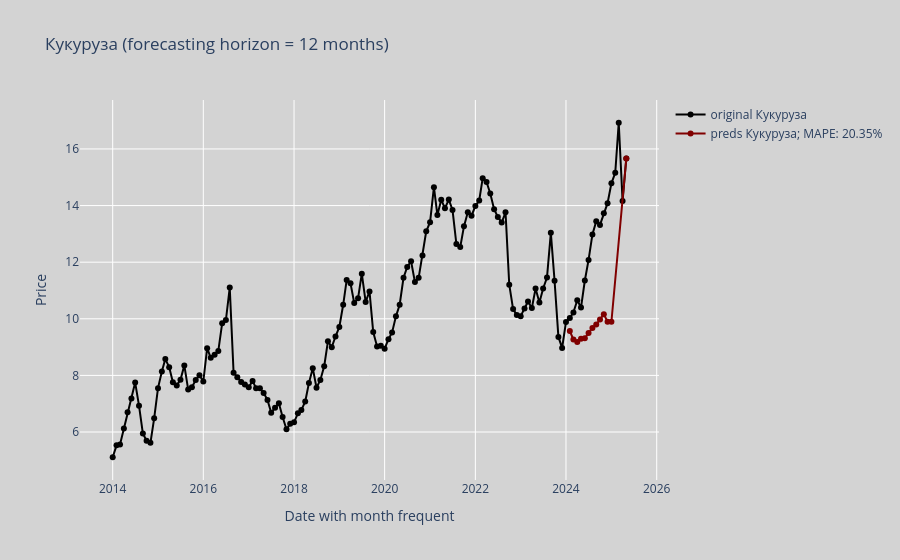
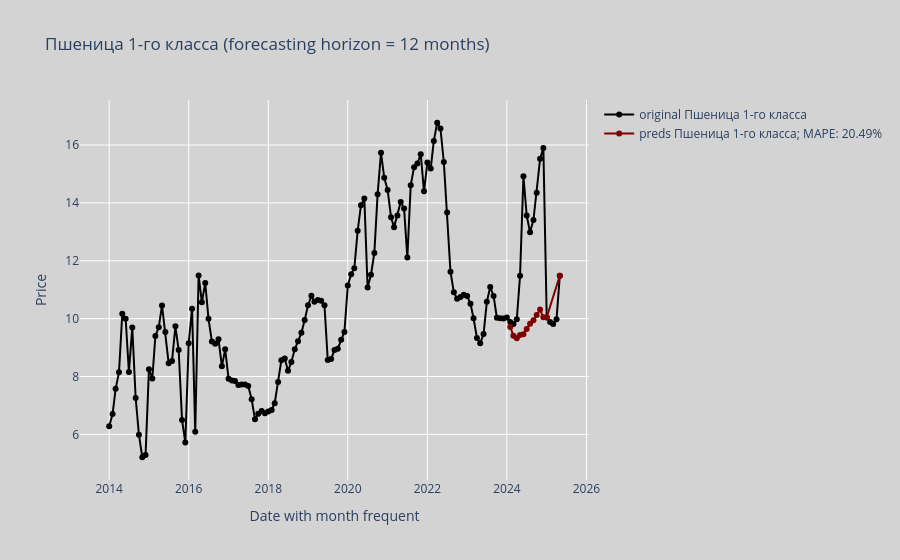
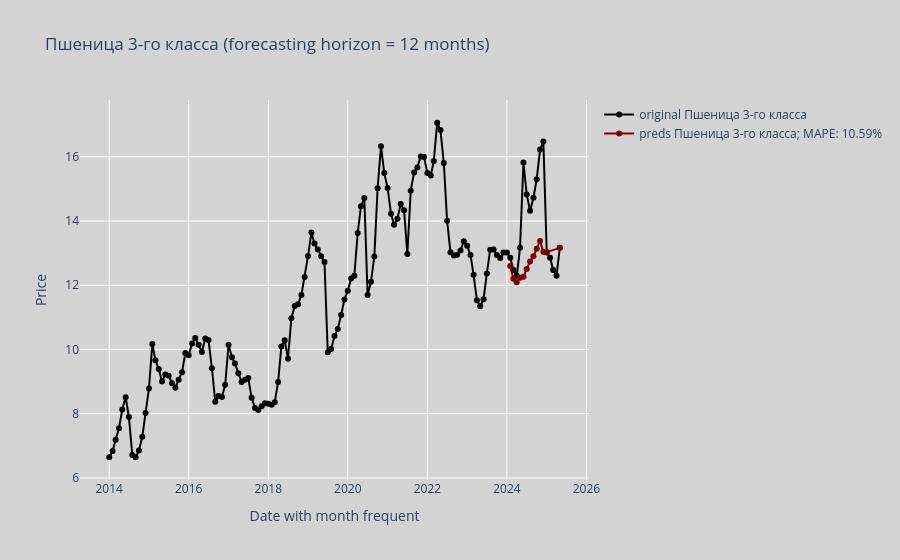
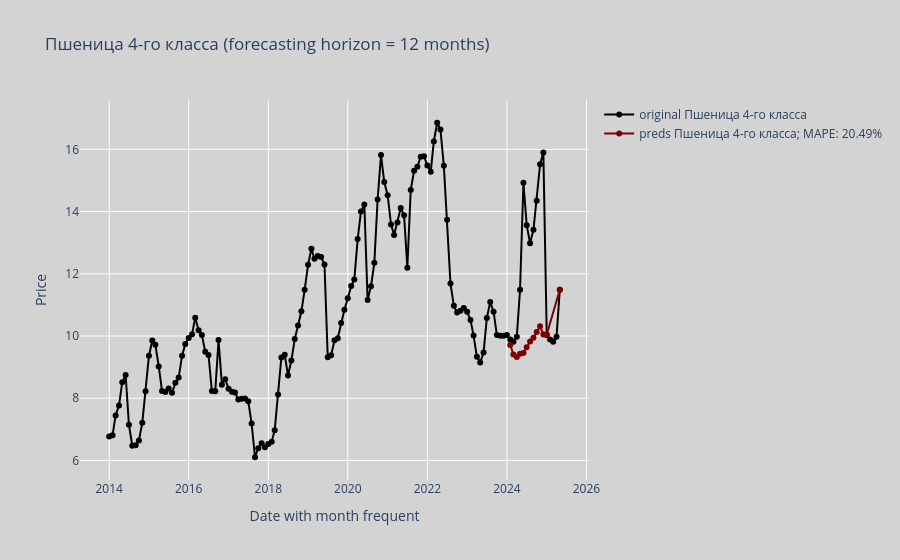

The notebook cell these images were saved under, in order:
### Code cell
from sklearn.metrics import mean_absolute_percentage_error as mape


answer_last = pd.DataFrame([])
df_updated.columns = [col_name.replace("/", " ") for col_name in df_updated.columns]
mape_values = {}
processed_columns = []
for col in list(CATEGORY_MAP.keys()):
    is_predicting_macro = col in macro_updated.columns
    df_for_col = macro_updated if is_predicting_macro else df_updated
    if col in ('Подсолнечное масло (наливом) не бутилированное, не'):
        continue
    category_to_pred = CATEGORY_MAP.get(col, "")
    if category_to_pred == "":
        continue

    cluster_preds, ts_prediction = get_prediction_for_ts(df_updated,
                                                          models[category_to_pred],
                                                          col,
                                                          MODEL_NAME_FOR_FORECASTER,
                                                          macro_updated,
                                                          past_idx,
                                                          future_idx,
                                                          CATEGORY_MAP,
                                                          BEST_PREDICTORS_FOR_INDEX,
                                                          TARGET_COL_SUFFIX,
                                                          FUTURE_FORECASTER_TS_NAME,
                                                          FUTURE_FORECASTER_TS_VALUES,
                                                          USE_FUTURE_COV,
                                                          PREDICTION_HORIZON,
                                                          IS_BACKTEST,
                                                          PREDICTOR_LAG,
                                                          new_dates
                                                        )
    processed_columns.append(col)
    answer_last = pd.concat([answer_last, ts_prediction], axis=1)
    if not is_predicting_macro:
        mape_val = mape(df_for_col.loc[ts_prediction.index][col], ts_prediction[f"{col}_preds"]) if IS_BACKTEST else 0
    else:
        mape_val = None
    mape_values[col] = mape_val
    plot_graphics_for_each_ts(df_for_col[f"{col}"],
                          ts_prediction[f"{col}_preds"],
                          None,
                          col,
                          mape_val,
                          -1,
                          BEST_PREDICTORS_FOR_INDEX[CATEGORY_MAP[col]],
                          "",
                          forecasting_horizon=PREDICTION_HORIZON)

### Figure 1 — Plotly figure (JSON) as saved in the notebook; plotly's stock layout.template omitted (floating-point values rounded to 4 significant figures; data arrays with more than 128 entries replaced by an {"elided": "..."} marker saying what was removed)
{"data": [{"hovertemplate": "<b>Original</b><br>Date: %{x}<br>Price: %{y:.2f}<br><extra></extra>", "line": {"color": "black", "width": 2}, "marker": {"size": 6}, "mode": "lines+markers", "name": "original Кукуруза", "type": "scatter", "x": {"elided": "137 str values"}, "y": {"elided": "137 float values"}}, {"hovertemplate": "<b>Prediction</b><br>Date: %{x}<br>Price: %{y:.2f}<br><extra></extra>", "line": {"color": "maroon", "width": 2}, "marker": {"size": 6}, "mode": "lines+markers", "name": "preds Кукуруза; MAPE: 20.35%", "type": "scatter", "x": ["2024-02-01T00:00:00", "2024-03-01T00:00:00", "2024-04-01T00:00:00", "2024-05-01T00:00:00", "2024-06-01T00:00:00", "2024-07-01T00:00:00", "2024-08-01T00:00:00", "2024-09-01T00:00:00", "2024-10-01T00:00:00", "2024-11-01T00:00:00", "2024-12-01T00:00:00", "2025-01-01T00:00:00", "2025-05-01T00:00:00"], "y": [9.569, 9.267, 9.183, 9.291, 9.315, 9.497, 9.675, 9.799, 9.976, 10.16, 9.896, 9.896, 15.66]}], "layout": {"hovermode": "x unified", "paper_bgcolor": "lightgray", "plot_bgcolor": "lightgray", "showlegend": true, "title": {"text": "Кукуруза (forecasting horizon = 12 months)"}, "xaxis": {"title": {"text": "Date with month frequent"}}, "yaxis": {"title": {"text": "Price"}}}}

### Figure 2 — Plotly figure (JSON) as saved in the notebook; plotly's stock layout.template omitted (floating-point values rounded to 4 significant figures; data arrays with more than 128 entries replaced by an {"elided": "..."} marker saying what was removed)
{"data": [{"hovertemplate": "<b>Original</b><br>Date: %{x}<br>Price: %{y:.2f}<br><extra></extra>", "line": {"color": "black", "width": 2}, "marker": {"size": 6}, "mode": "lines+markers", "name": "original Пшеница 1-го класса", "type": "scatter", "x": {"elided": "137 str values"}, "y": {"elided": "137 float values"}}, {"hovertemplate": "<b>Prediction</b><br>Date: %{x}<br>Price: %{y:.2f}<br><extra></extra>", "line": {"color": "maroon", "width": 2}, "marker": {"size": 6}, "mode": "lines+markers", "name": "preds Пшеница 1-го класса; MAPE: 20.49%", "type": "scatter", "x": ["2024-02-01T00:00:00", "2024-03-01T00:00:00", "2024-04-01T00:00:00", "2024-05-01T00:00:00", "2024-06-01T00:00:00", "2024-07-01T00:00:00", "2024-08-01T00:00:00", "2024-09-01T00:00:00", "2024-10-01T00:00:00", "2024-11-01T00:00:00", "2024-12-01T00:00:00", "2025-01-01T00:00:00", "2025-05-01T00:00:00"], "y": [9.714, 9.408, 9.323, 9.432, 9.456, 9.641, 9.822, 9.948, 10.13, 10.31, 10.05, 10.05, 11.49]}], "layout": {"hovermode": "x unified", "paper_bgcolor": "lightgray", "plot_bgcolor": "lightgray", "showlegend": true, "title": {"text": "Пшеница 1-го класса (forecasting horizon = 12 months)"}, "xaxis": {"title": {"text": "Date with month frequent"}}, "yaxis": {"title": {"text": "Price"}}}}

### Figure 3 — Plotly figure (JSON) as saved in the notebook; plotly's stock layout.template omitted (floating-point values rounded to 4 significant figures; data arrays with more than 128 entries replaced by an {"elided": "..."} marker saying what was removed)
{"data": [{"hovertemplate": "<b>Original</b><br>Date: %{x}<br>Price: %{y:.2f}<br><extra></extra>", "line": {"color": "black", "width": 2}, "marker": {"size": 6}, "mode": "lines+markers", "name": "original Пшеница 3-го класса", "type": "scatter", "x": {"elided": "137 str values"}, "y": {"elided": "137 float values"}}, {"hovertemplate": "<b>Prediction</b><br>Date: %{x}<br>Price: %{y:.2f}<br><extra></extra>", "line": {"color": "maroon", "width": 2}, "marker": {"size": 6}, "mode": "lines+markers", "name": "preds Пшеница 3-го класса; MAPE: 10.59%", "type": "scatter", "x": ["2024-02-01T00:00:00", "2024-03-01T00:00:00", "2024-04-01T00:00:00", "2024-05-01T00:00:00", "2024-06-01T00:00:00", "2024-07-01T00:00:00", "2024-08-01T00:00:00", "2024-09-01T00:00:00", "2024-10-01T00:00:00", "2024-11-01T00:00:00", "2024-12-01T00:00:00", "2025-01-01T00:00:00", "2025-05-01T00:00:00"], "y": [12.6, 12.2, 12.09, 12.23, 12.27, 12.51, 12.74, 12.9, 13.14, 13.38, 13.03, 13.03, 13.17]}], "layout": {"hovermode": "x unified", "paper_bgcolor": "lightgray", "plot_bgcolor": "lightgray", "showlegend": true, "title": {"text": "Пшеница 3-го класса (forecasting horizon = 12 months)"}, "xaxis": {"title": {"text": "Date with month frequent"}}, "yaxis": {"title": {"text": "Price"}}}}

### Figure 4 — Plotly figure (JSON) as saved in the notebook; plotly's stock layout.template omitted (floating-point values rounded to 4 significant figures; data arrays with more than 128 entries replaced by an {"elided": "..."} marker saying what was removed)
{"data": [{"hovertemplate": "<b>Original</b><br>Date: %{x}<br>Price: %{y:.2f}<br><extra></extra>", "line": {"color": "black", "width": 2}, "marker": {"size": 6}, "mode": "lines+markers", "name": "original Пшеница 4-го класса", "type": "scatter", "x": {"elided": "137 str values"}, "y": {"elided": "137 float values"}}, {"hovertemplate": "<b>Prediction</b><br>Date: %{x}<br>Price: %{y:.2f}<br><extra></extra>", "line": {"color": "maroon", "width": 2}, "marker": {"size": 6}, "mode": "lines+markers", "name": "preds Пшеница 4-го класса; MAPE: 20.49%", "type": "scatter", "x": ["2024-02-01T00:00:00", "2024-03-01T00:00:00", "2024-04-01T00:00:00", "2024-05-01T00:00:00", "2024-06-01T00:00:00", "2024-07-01T00:00:00", "2024-08-01T00:00:00", "2024-09-01T00:00:00", "2024-10-01T00:00:00", "2024-11-01T00:00:00", "2024-12-01T00:00:00", "2025-01-01T00:00:00", "2025-05-01T00:00:00"], "y": [9.714, 9.408, 9.323, 9.432, 9.456, 9.641, 9.822, 9.948, 10.13, 10.31, 10.05, 10.05, 11.49]}], "layout": {"hovermode": "x unified", "paper_bgcolor": "lightgray", "plot_bgcolor": "lightgray", "showlegend": true, "title": {"text": "Пшеница 4-го класса (forecasting horizon = 12 months)"}, "xaxis": {"title": {"text": "Date with month frequent"}}, "yaxis": {"title": {"text": "Price"}}}}
